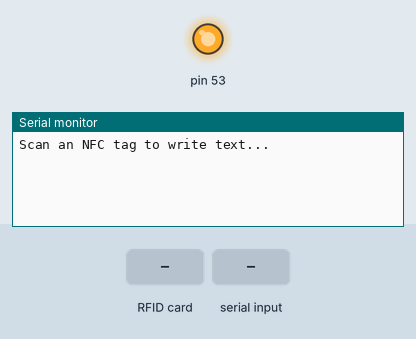
Simulated run of this sketch. Board: Arduino Mega 2560, built with avr-gcc and run on an emulated ATmega2560. Parts: output pins drawn as LEDs (lit = HIGH), the last lines printed to the serial monitor. The inputs (shaded band) are chosen by the test bench.

Above: at 1.2 s.
1.3 s: RFID card 00 00 00 00 held to the reader
At 2.5 s:
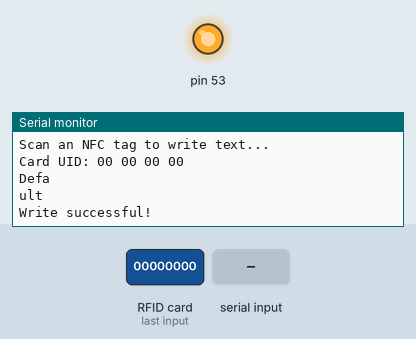
2.8 s: "1\n" received over Serial
At 5.0 s:
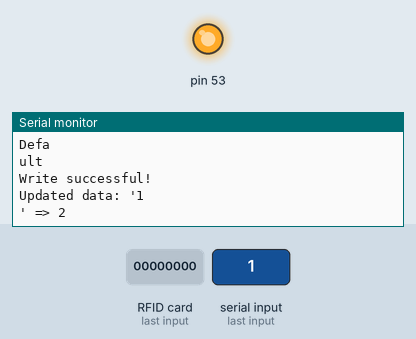
5.3 s: RFID card 5E 7A 19 C4 held to the reader
At 5.9 s:
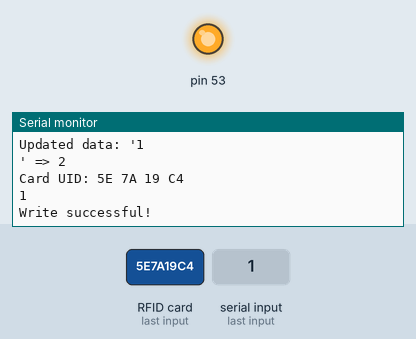

Measured:
- after the input at 1.3 s, the serial monitor: prints a new line at once (image 1)
- after the input at 2.8 s, the serial monitor: prints a new line after 1.0 s (image 2)
- after the input at 5.3 s, the serial monitor: prints a new line at once (image 3)

The sketch:

write.ino
```cpp
#include <SPI.h>
#include <MFRC522.h>

#define SS_PIN 5
#define RST_PIN 22

MFRC522 rfid(SS_PIN, RST_PIN);

void setup() {
  Serial.begin(9600); // baud 9600
  SPI.begin();
  rfid.PCD_Init();
  Serial.println("Scan an NFC tag to write text...");
}

int calculateBlocksNeeded(int stringLength) {
    const int blockSize = 4;
    int blocksNeeded = floor(stringLength / blockSize);
    if (stringLength % blockSize != 0) {
        blocksNeeded += 1;
    }
    return blocksNeeded;
}

void clearPreviousData() {
  // Clear previous data by writing blank data to all blocks
  for (int i = 4; i < 20; i++) { // Assuming you have 16 blocks for data storage
    byte blankData[4] = {0x00, 0x00, 0x00, 0x00}; // Blank data
    rfid.MIFARE_Ultralight_Write(i, blankData, 4);
  }
}

String data = "Default"; // Data to write on NFC tag

void loop() {
  // Check for input from Serial Monitor
  if (Serial.available() > 0) {
    // Read the input
    data = Serial.readString();

    // Print the updated data String
    Serial.print("Updated data: '");
    Serial.print(data);
    Serial.print("' => ");
    Serial.println(data.length());
  }

  if (rfid.PICC_IsNewCardPresent()) {
    if (rfid.PICC_ReadCardSerial()) {
      // Print card UID
      Serial.print("Card UID:");
      for (byte i = 0; i < rfid.uid.size; i++) {
        Serial.print(rfid.uid.uidByte[i] < 0x10 ? " 0" : " ");
        Serial.print(rfid.uid.uidByte[i], HEX);
      }
      Serial.println();

      // Clear previous data
      clearPreviousData();

      // Prepare data to write
      MFRC522::StatusCode status;

      int dataLength = data.length();
      int numBlocks = calculateBlocksNeeded(dataLength);

      for (int i = 0; i < numBlocks; i++) {
        String blockString = data.substring(i*4, (i*4)+4);

        // Ignore newline characters ('\n') and equal sign ('=')
        blockString.replace("\n", "");

        Serial.print(data.substring(i*4, (i*4)+4));
        Serial.println();

        if (i == calculateBlocksNeeded(dataLength) - 1) {
          if (blockString.length() == 4) {
              String endData = ";";
              String endString = endData.substring(0, 4);
              status = rfid.MIFARE_Ultralight_Write(5+i, (byte *)endString.c_str(), 4);
          } else {
              blockString += ";";
          }
        }

        status = rfid.MIFARE_Ultralight_Write(4+i, (byte *)blockString.c_str(), 4);
      }

      if (status == MFRC522::STATUS_OK) {
        Serial.println("Write successful!");
      } else {
        Serial.println("Write failed...");
      }

      rfid.PICC_HaltA(); // halt PICC
      rfid.PCD_StopCrypto1(); // stop encryption on PCD
    }
  }
}
```
